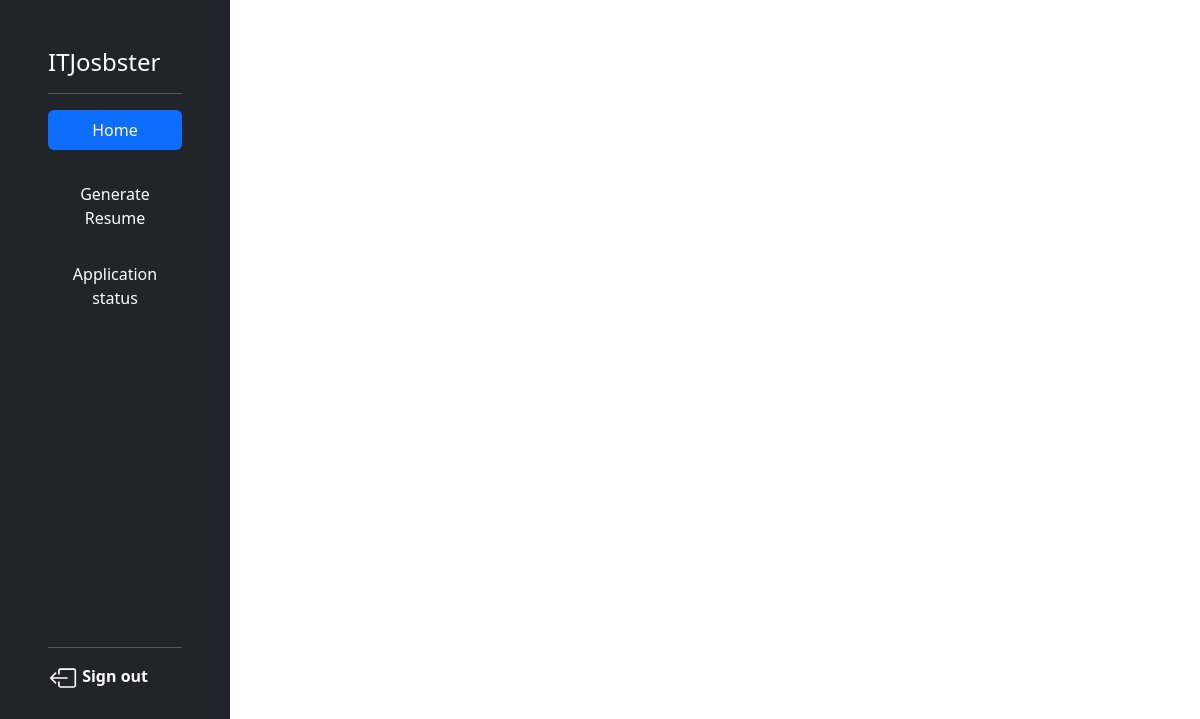
The app's page /home, older data.
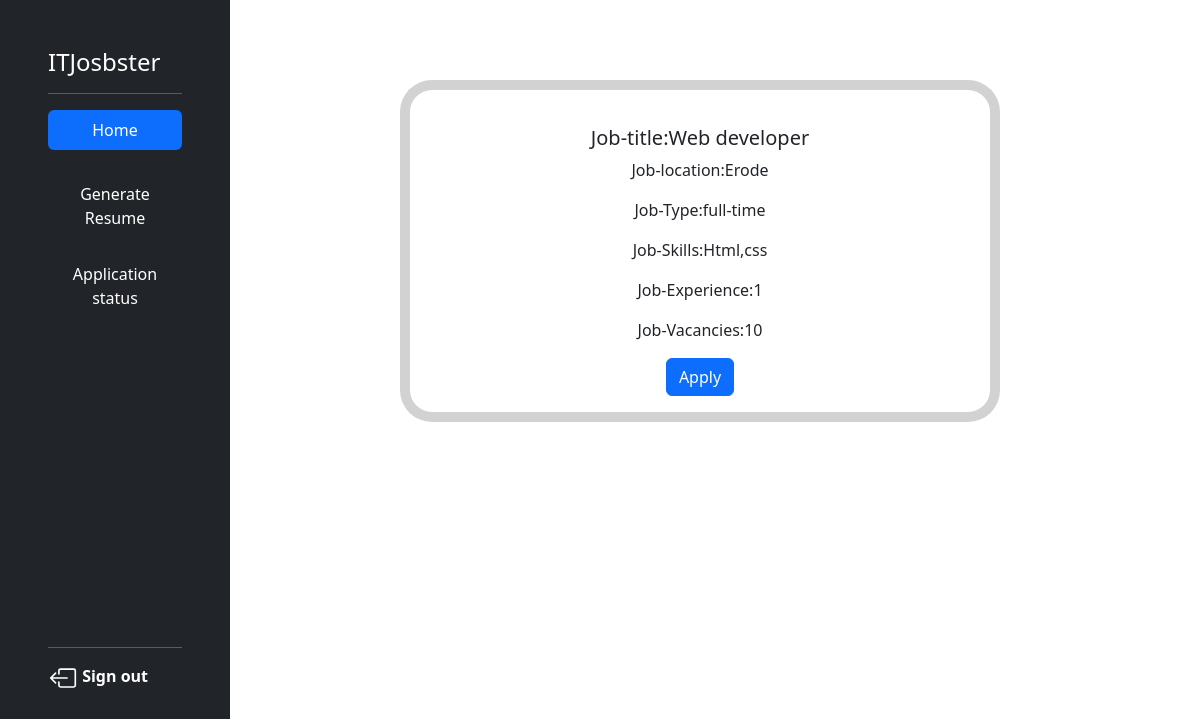
The same page, newer data.
### jobster/models.py (models this page shows)
class postjob(models.Model):
    jid=models.AutoField(primary_key=True,unique=True)
    cid=models.IntegerField()
    jtitle = models.CharField(max_length=255)
    jlocation = models.CharField(max_length=100)
    jtype = models.CharField(max_length=255)
    jskills = models.TextField()
    jexperience = models.TextField()
    jvacancies = models.IntegerField()

### jobster/views.py (the view, shortened to what this page needs)
# urls.py: 2. Add a URL to urlpatterns:  path('', views.home, name='home')
def home(request):
        if request.method=="GET":
                obj=postjob.objects.all()
                return render(request,"home.html",{
                        "data":obj,
                })

### jobster/templates/home.html (shortened to what this page needs)
<html>
<head>
    <link href="https://cdn.jsdelivr.net/npm/bootstrap@5.3.1/dist/css/bootstrap.min.css" rel="stylesheet"
>
</head>
<body>
        {% load static %}
    <main class="d-flex flex-nowrap">
        <div class="d-flex flex-column p-5 text-bg-dark" style="width: 230px; height:739px;position: fixed;">
            <h1 href="#" class="d-flex mb-3 mb-md-0 me-md-auto text-white text-decoration-none"
                style="text-align: center;">
                <span class="fs-4">ITJosbster</span>
            </h1>
            <hr>
            <ul class="nav nav-pills flex-column mb-auto">
                <li>
                    <a href="{% url 'home' %}" class="nav-link active text-white"- style="text-align: center;">
                        Home
                    </a>
                </li>
                <br>
                <li class="nav-item">
                    <a href="{% url 'resume' %}" class="nav-link text-white" style="text-align: center;">
                    Generate Resume
                    </a>
                </li>
                <li>
                    <a href="#" class="nav-link text-white" style="text-align: center;">
                        <svg class="bi pe-none me-2" width="" height="16">
                            <use xlink:href="#grid"></use>
                        </svg>
                        Application status
                    </a>
                </li>
            </ul>
            <hr>
                <div>
                    <a href="{% url 'front' %}" class="text-white text-decoration-none" onclick="window.location='signup.html';"
                        style="width: 10px; padding-left: 0%;color: aqua;">
                        <img src="{%static "img\signout.svg" %}" width="30">
                        <strong>Sign out</strong>
                    </a>
                </div>
        </div>
        <div class="col-lg-10">
            {%for j in data%}
            <form  id="myform" action="" method="post">
            <div class="card text-center rounded-5"
                style="min-height: 200px;min-width: 100px; margin-left: 400px;margin-top: 80px;max-height: fit-content;border-width: 10px;">
                <div class="card-body" style="margin-top: 20px;">
                    <h5 class="card-title">Job-title:{{j.jtitle}}</h5>
                    <p class="card-text">Job-location:{{j.jlocation}}</p>
                    <p class="card-text">Job-Type:{{j.jtype}}</p>
                    <p class="card-text">Job-Skills:{{j.jskills}}</p>
                    <p class="card-text">Job-Experience:{{j.jexperience}}</p>
                    <p class="card-text">Job-Vacancies:{{j.jvacancies}}</p>
                    <button onclick="fun()" class="btn btn-primary" >Apply</button>
                </div>
            </div>
        </form>
            {%endfor%}
        </div>
    </main>
</body>
</html>

Row changes from the older to the newer data that the page shows:
added postjob: jtitle "Web developer", jlocation "Erode", jtype "full-time", jskills "Html,css", jexperience "1", jvacancies "10"
